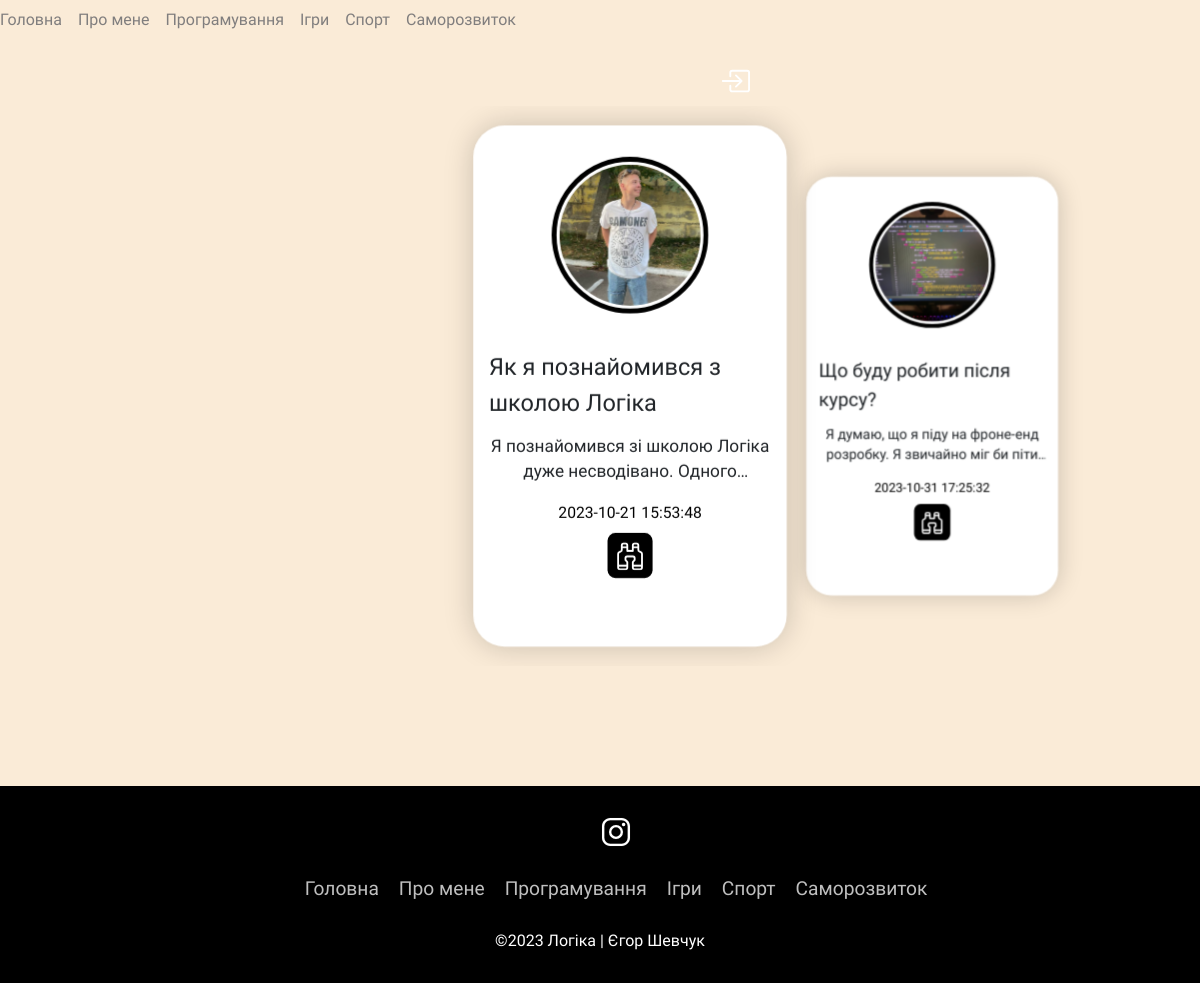
/post/programming, run on the app's committed database.
### tables this page shows
CREATE TABLE "post" (
	"id"	INTEGER NOT NULL,
	"category_id"	INTEGER,
	"post_name"	TEXT,
	"text"	TEXT,
	"image"	TEXT,
	"data_time"	TEXT DEFAULT CURRENT_TIMESTAMP,
	FOREIGN KEY("category_id") REFERENCES "category"("id"),
	PRIMARY KEY("id")
);

### main.py (the view, shortened to what this page needs)
@app.route('/post/<category>', methods =["GET", "POST"])
def post_category(category):
    id_cat = get_id_category(category)
    post = get_post_cat(id_cat)
    error_list = list()
    return render_template('post.html', post = post)

### db_File.py (called while the page is built)
def open():
    global conn , cursor
    conn = sqlite3.connect(name)
    conn.row_factory = sqlite3.Row
    cursor = conn.cursor()

def close():
    cursor.close()
    conn.close()

def get_id_category(category_name):
    open()
    cursor.execute('SELECT id FROM category WHERE category_name ==(?)', [category_name])
    res = cursor.fetchone()
    res = dict(res)
    close()
    return res['id']

def get_post_cat(id_cat):
    open()
    cursor.execute('SELECT* FROM post WHERE category_id ==(?)', [id_cat])
    res = cursor.fetchall()
    close()
    return res

### template/post.html (shortened to what this page needs)
{% extends "shablon.html" %}
{% block header %}
{% include 'menu.html' %}
{% endblock %}
{% block main %}
{% include 'post_slider.html' %}
{% endblock %}

### template/post_slider.html (shortened to what this page needs)
<section class="swiper mySwiper">
  <div class="swiper-wrapper">
      {% for p in post %}
    <div class="card_post swiper-slide">
          <div class="card__image">
              {% if p['image'] and p['image']!='None' %}
                  <img src="/static/{{p['image']}}"  alt="...">
              {% else %}
                      <img src=" /static/no_imge.png" alt="...">
              {% endif %}
          </div>
          <div class="card__content">
              <span class="card__title">{{p['post_name']}}</span>
              <p class="card__text">{{p['text']}}</p>
              <span class="card__name">{{p['data_time']}}</span>
              <a href="/post/view/{{p['id']}}" class="card__btn">
              </a>
          </div>
      </div>
{% endfor %}
  </div>
</section>

### static/style.css (style rules this page uses)
body { margin: 0; background-color:antiquewhite; font-family: 'Playpen Sans', cursive; }
:root { --font: 'Poppins', sans-serif; --color: black; --bg-color: #f4f4f4; }
.swiper { width: 100%; }
.swiper-wrapper { width: 100%; height: 35em; display: flex; align-items: center; }
.card_post { width: 20em; height: 95%; background-color: #fff; border-radius: 2em; box-shadow: 0 0 2em rgba(0, 0, 0, .2); padding: 2em 1em; display: flex; align-items: center; flex-direction: column; margin: 0 2em; }
.swiper-slide:not(.swiper-slide-active) { filter: blur(1px); }
.card__image { width: 10em; height: 10em; border-radius: 50%; border: 5px solid var(--color); padding: 3px; margin-bottom: 2em; }
.card__image img { width: 100%; height: 100%; border-radius: 50%; object-fit: cover; }
.card__content { display: flex; align-items: center; flex-direction: column; }
.card__title { font-size: 1.5rem; font-weight: 500; position: relative; top: .2em; }
.card__name { color: var(--color); }
.card__text { text-align: center; font-size: 1.1rem; margin: 1em 0; display: -webkit-box; -webkit-line-clamp: 2; -webkit-box-orient: vertical; overflow: hidden; }
.card__btn { background-color: var(--color); color: #fff; font-size: 1rem; text-transform: uppercase; font-weight: 600; border: none; padding: .5em; border-radius: .5em; margin-top: .5em; cursor: pointer; }
svg { color: white; }

### data on the page
post: image (placeholder picture), post_name "Як я познайомився з школою Логіка", text "Я познайомився зі школою Логіка дуже несводівано.…", data_time "2023-10-21 15:53:48"
post: image (picture), post_name "Що буду робити після курсу?", text "Я думаю, що я піду на фроне-енд розробку. Я звичайно міг би…", data_time "2023-10-31 17:25:32"
